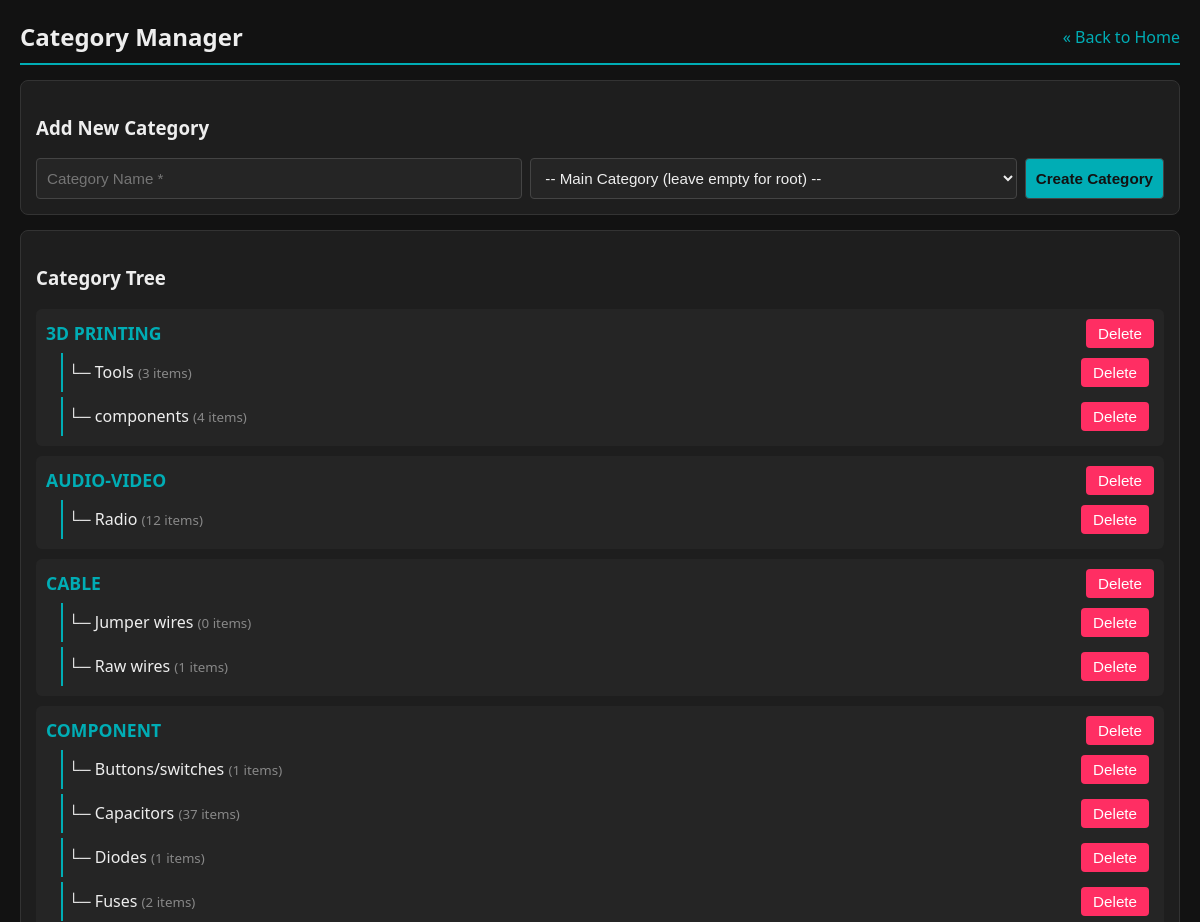
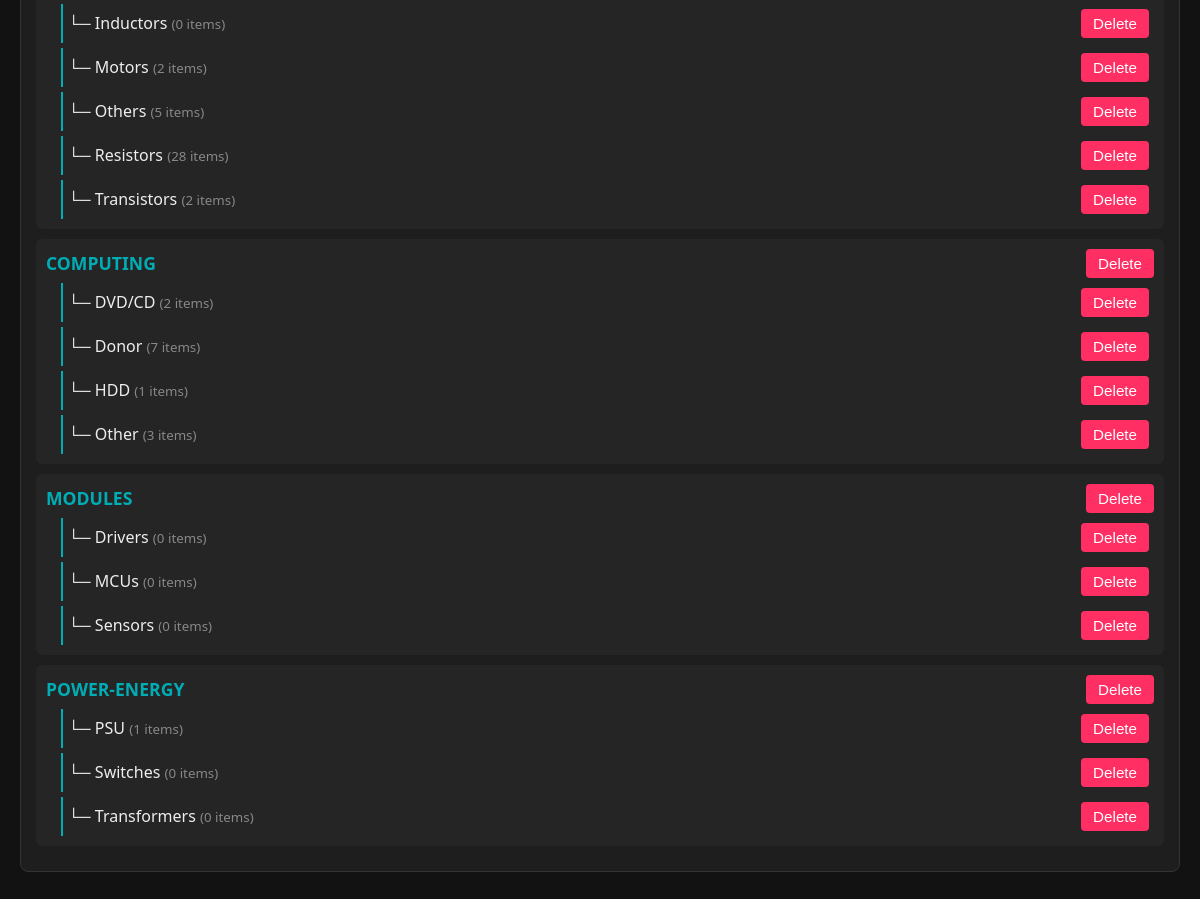
The page /categories on the database its author committed (2 pictures, top to bottom).
### tables this page shows
CREATE TABLE categories (
            id INTEGER PRIMARY KEY AUTOINCREMENT,
            name TEXT NOT NULL,
            parent_id INTEGER,
            FOREIGN KEY (parent_id) REFERENCES categories (id) ON DELETE CASCADE
        );

### app.py (the view)
@app.get("/categories", response_class=HTMLResponse)
async def manage_categories(request: Request):
    config = load_config()
    db = db_module.get_db()
    mains = db.execute("SELECT * FROM categories WHERE parent_id IS NULL ORDER BY name ASC").fetchall()
    category_tree = []
    for m in mains:
        subs = db.execute("""
            SELECT c.*, COUNT(i.id) as item_count
            FROM categories c
            LEFT JOIN items i ON c.id = i.category_id
            WHERE c.parent_id = ?
            GROUP BY c.id
            ORDER BY c.name ASC
        """, (m['id'],)).fetchall()
        category_tree.append({
            "id": m['id'],
            "name": m['name'],
            "subs": subs
        })
    db.close()
    return templates.TemplateResponse(
        request=request,
        name="categories.html",
        context={
            "mains": mains,
            "category_tree": category_tree,
            "mode": config.get("mode")
        }
    )

### templates/categories.html (shortened to what this page needs)
<!DOCTYPE html>
<html lang="en">
<head>
</head>
<body>
    <header>
        <h1>Category Manager</h1>
        <a href="/">« Back to Home</a>
    </header>
    <div class="box">
        <h3>Add New Category</h3>
        <form method="post" action="/add-category" class="add-cat-form">
            <input type="text" name="name" placeholder="Category Name *" required>
            <select name="parent_id">
                <option value="">-- Main Category (leave empty for root) --</option>
            </select>
            <button type="submit" style="background: #00adb5; color: #121212; font-weight: bold; min-height: 40px;">Create Category</button>
        </form>
    </div>
    <div class="box cat-tree">
        <h3>Category Tree</h3>
        {% for cat in category_tree %}
            <div class="main-cat">
                <div style="display: flex; justify-content: space-between; align-items: center;">
                    <strong style="color: #00adb5; font-size: 1.1em;">{{ cat.name }}</strong>
                    <form method="post" action="/delete-category/{{ cat.id }}" style="display:inline;">
                        <button type="submit" class="btn-danger" onclick="return confirm('Delete this main category?')">Delete</button>
                    </form>
                </div>
                {% for sub in cat.subs %}
                    <div class="sub-cat">
                        <span>└─ {{ sub.name }} <small style="color: #888;">({{ sub.item_count }} items)</small></span>
                        <form method="post" action="/delete-category/{{ sub.id }}" style="display:inline;">
                            <button type="submit" class="btn-danger" onclick="return confirm('Delete this subcategory?')">Delete</button>
                        </form>
                    </div>
                {% endfor %}
            </div>
        {% endfor %}
    </div>
</body>
</html>

### templates/categories.html (style rules this page uses)
* { box-sizing: border-box; }
body { font-family: 'Segoe UI', sans-serif; background: #121212; color: #eee; margin: 0; padding: 12px; }
@media (min-width: 768px) { body { padding: 20px; } }
header { display: flex; justify-content: space-between; align-items: center; border-bottom: 2px solid #00adb5; padding-bottom: 10px; flex-wrap: wrap; gap: 10px; }
h1 { margin: 0; font-size: 1.5rem; }
a { color: #00adb5; text-decoration: none; }
.box { background: #1e1e1e; padding: 15px; border-radius: 8px; margin: 15px 0; border: 1px solid #333; }
.cat-tree { margin-top: 15px; }
.main-cat { background: #252525; padding: 10px; margin: 10px 0; border-radius: 6px; }
.sub-cat { margin-left: 15px; padding: 5px; border-left: 2px solid #00adb5; display: flex; justify-content: space-between; align-items: center; margin-top: 5px; }
input, select, button { background: #252525; color: #eee; border: 1px solid #444; padding: 10px; border-radius: 4px; font-size: 0.95rem; }
form.add-cat-form { display: flex; flex-direction: column; gap: 8px; }
@media (min-width: 600px) { form.add-cat-form { flex-direction: row; } }
@media (min-width: 600px) { input, select { flex: 1; } }
.btn-danger { background: #ff2e63; color: white; border: none; cursor: pointer; padding: 6px 12px; border-radius: 4px; }

### rows shown on the page
categories: name "3D PRINTING"
categories: name "Tools", item_count "3"
categories: name "components", item_count "4"
categories: name "AUDIO-VIDEO"
categories: name "Radio", item_count "12"
categories: name "CABLE"
categories: name "Jumper wires", item_count "0"
categories: name "Raw wires", item_count "1"
categories: name "COMPONENT"
categories: name "Buttons/switches", item_count "1"
categories: name "Capacitors", item_count "37"
categories: name "Diodes", item_count "1"
categories: name "Fuses", item_count "2"
categories: name "Inductors", item_count "0"
categories: name "Motors", item_count "2"
categories: name "Others", item_count "5"
categories: name "Resistors", item_count "28"
categories: name "Transistors", item_count "2"
categories: name "COMPUTING"
categories: name "DVD/CD", item_count "2"
categories: name "Donor", item_count "7"
categories: name "HDD", item_count "1"
categories: name "Other", item_count "3"
categories: name "MODULES"
categories: name "Drivers", item_count "0"
categories: name "MCUs", item_count "0"
categories: name "Sensors", item_count "0"
categories: name "POWER-ENERGY"
categories: name "PSU", item_count "1"
categories: name "Switches", item_count "0"
categories: name "Transformers", item_count "0"
